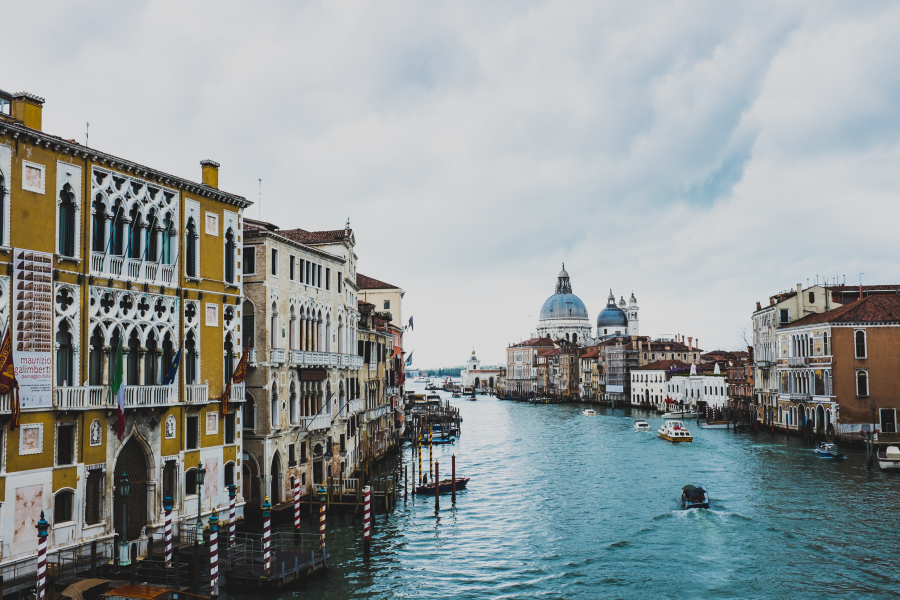
#> input picture Venice_1.jpg, 1800 x 1200 px, found by its file name (shown at 1/2 size)
$ jupyter execute '2_Get image dominant colors using clustering.ipynb'
#> lines starting #> are read from the running program, lines starting #| are printed output that depends on the picture
[cell 1]
from sklearn.cluster import KMeans
from collections import Counter
from matplotlib import pyplot as plt
import cv2

[cell 2]
# clusting the different pixel colors, rgb to hex
def rgb2hex(rgb):
    hex = "#{:02x}{:02x}{:02x}".format(int(rgb[0]), int(rgb[1]), int(rgb[2]))
    return hex

print(rgb2hex([255,0,0]))

[cell 3]
def plot_image_info(path, k=10):
    #load image
#> called with path = 'data/Venice_1.jpg', k = 5
    img_bgr = cv2.imread(path)
#> img_bgr is the input picture: shape (1200, 1800, 3); mean B, G, R 152.6, 152, 144.9
    img_rgb = cv2.cvtColor(img_bgr, cv2.COLOR_BGR2RGB)

    # resize image to speed up processing time
    resized_img_rgb = cv2.resize(img_rgb, (64, 64), interpolation=cv2.INTER_AREA)
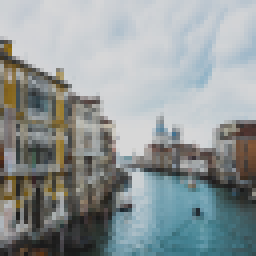
#> resized_img_rgb: shape (64, 64, 3) (shown 4 times larger); mean R, G, B 144.9, 152, 152.6

    #reshape the image to be a list of pixels
    img_list = resized_img_rgb.reshape((resized_img_rgb.shape[0] * resized_img_rgb.shape[1], 3))

    #cluster the pixels and assign labels
    clt = KMeans(n_clusters=k)
    labels = clt.fit_predict(img_list)
#> labels = 4096 values, max 4 at index 642, min 0 at index 704, mean 1.67

    # count labels to find most popular
    label_counts = Counter(labels)
#> label_counts = {1: 1849, 2: 632, 4: 620, 0: 583, 3: 412}
    total_count = sum(label_counts.values())
#> total_count = 4096

    # subset out most popular centroid
    center_colors = list(clt.cluster_centers_)
    ordered_colors = [center_colors[i]/255 for i in label_counts.keys()]
#> ordered_colors = [[0.784, 0.806, 0.824], [0.351, 0.343, 0.301], [0.413, 0.477, 0.476], [0.548, 0.617, 0.634], [0.196, 0.19, 0.179]]
    color_labels = [rgb2hex(ordered_colors[i]*255) for i in label_counts.keys()]
#> color_labels = ['#59574c', '#697979', '#31302d', '#c7cdd1', '#8b9da1']

    #print(label_counts.values())
    #print(color_labels)

    # plots
    plt.figure(figsize=(14, 8))
    plt.subplot(221)
    plt.imshow(img_rgb)
    plt.axis('off')

    plt.subplot(222)
    plt.pie(label_counts.values(),labels=color_labels, colors=ordered_colors, startangle=90, shadow=1, autopct='%1.1f%%')
    plt.axis('equal')
    plt.show()
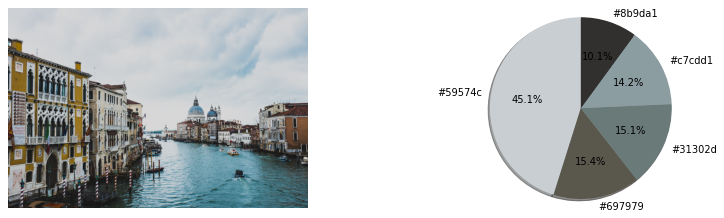
#> figure drawn by matplotlib, 2 panels

[cell 4]
#plot image with k = 5
plot_image_info('data/Venice_1.jpg',5)

[cell 5]
#plot image with k = 10 (default)
plot_image_info('data/Venice_2.jpg')
#> call 2 of plot_image_info, with path = 'data/Venice_2.jpg', k = 10
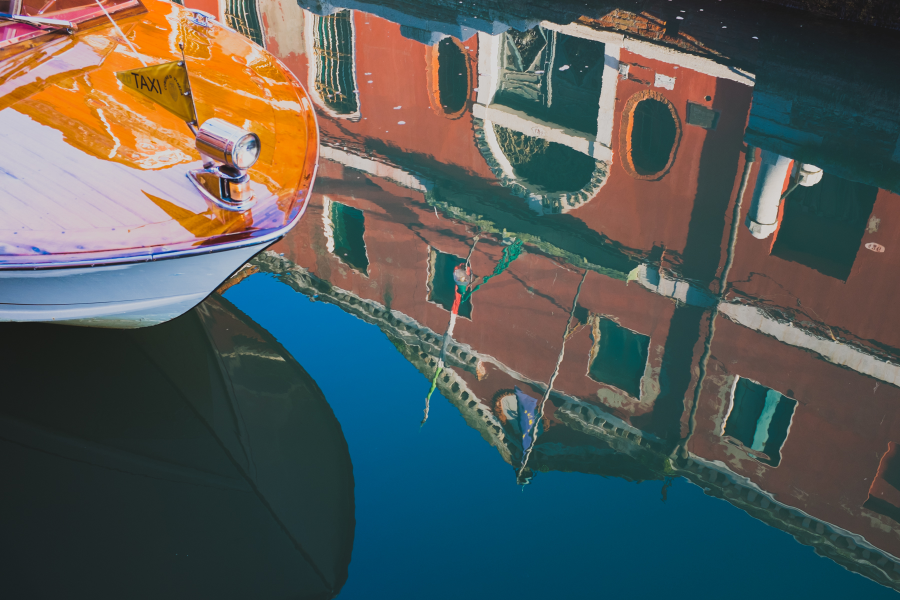
#> input picture Venice_2.jpg, 1800 x 1200 px, found by its file name (shown at 1/2 size)
#> in plot_image_info, img_bgr is the input picture: shape (1200, 1800, 3); mean B, G, R 88, 90.8, 84.6
#> in plot_image_info (call 2), `resized_img_rgb = cv2.resize(img_rgb, (64, 64), interpolation=cv2.INTE..`:
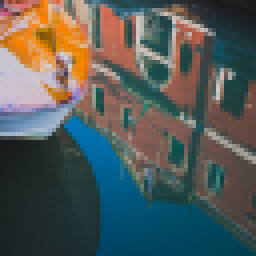
#> resized_img_rgb: shape (64, 64, 3) (shown 4 times larger); mean R, G, B 84.6, 90.8, 88
#> in plot_image_info (call 2), `labels = clt.fit_predict(img_list)`: labels = 4096 values, max 9 at index 27, min 0 at index 29, mean 3.98
#> in plot_image_info (call 2), `label_counts = Counter(labels)`: label_counts = 10 items
#> in plot_image_info (call 2), `ordered_colors = [center_colors[i]/255 for i in label_counts.keys()]`: ordered_colors = [[0.313, 0.297, 0.278], [0.54, 0.385, 0.331], [0.799, 0.512, 0.37], [0.88, 0.507, 0.0831], [0.534, 0.559, 0.6], [0.343, 0.418, 0.402], [0.772, 0.72, 0.738], [0.0409, 0.291, 0.367], [0.124, 0.188, 0.188], [0.0104, 0.391, 0.583]]
#> in plot_image_info (call 2), `color_labels = [rgb2hex(ordered_colors[i]*255) for i in label_counts.k..`: color_labels = ['#576a66', '#896254', '#cb825e', '#888e99', '#c4b7bc', '#1f2f2f', '#0a4a5d', '#026394', '#4f4b46', '#e08115']
#> in plot_image_info (call 2), `plt.show()`:
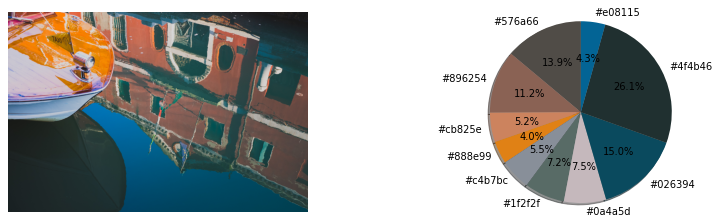
#> figure drawn by matplotlib, 2 panels

[cell 6]
#plot image with k = 20
plot_image_info('data/Cinque_Terre_1.jpg',20)
#> call 3 of plot_image_info, with path = 'data/Cinque_Terre_1.jpg', k = 20
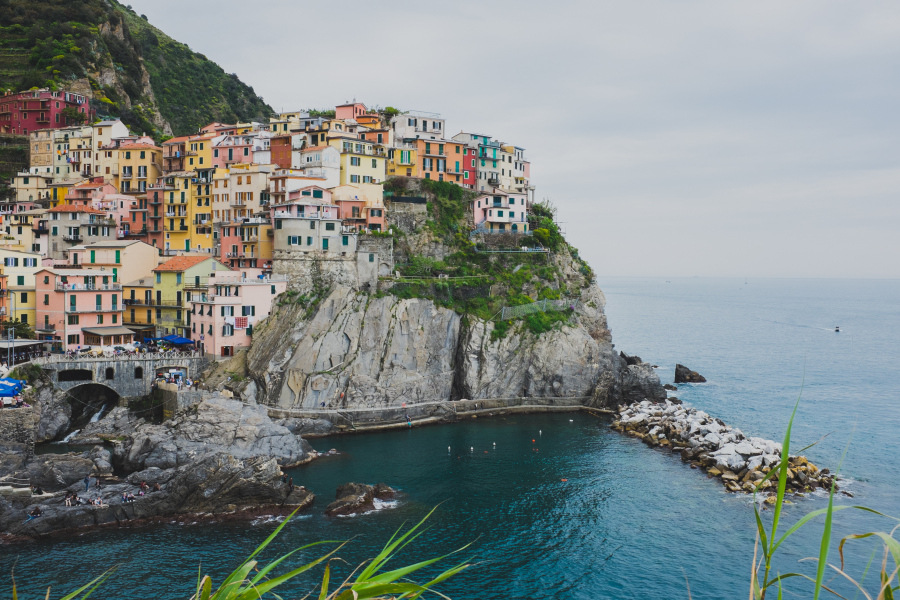
#> input picture Cinque_Terre_1.jpg, 1800 x 1200 px, found by its file name (shown at 1/2 size)
#> in plot_image_info, img_bgr is the input picture: shape (1200, 1800, 3); mean B, G, R 133.4, 134.5, 125.5
#> in plot_image_info (call 3), `resized_img_rgb = cv2.resize(img_rgb, (64, 64), interpolation=cv2.INTE..`:
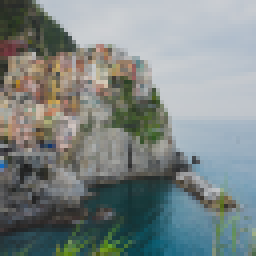
#> resized_img_rgb: shape (64, 64, 3) (shown 4 times larger); mean R, G, B 125.5, 134.5, 133.4
#> in plot_image_info (call 3), `labels = clt.fit_predict(img_list)`: labels = 4096 values, max 19 at index 793, min 0 at index 8, mean 6.99
#> in plot_image_info (call 3), `label_counts = Counter(labels)`: label_counts = 20 items
#> in plot_image_info (call 3), `ordered_colors = [center_colors[i]/255 for i in label_counts.keys()]`: ordered_colors = 20 items, first 6: [0.179, 0.193, 0.174], [0.249, 0.275, 0.232], [0.468, 0.482, 0.453], [0.645, 0.71, 0.76], [0.757, 0.781, 0.806], [0.33, 0.328, 0.299]
#> in plot_image_info (call 3), `color_labels = [rgb2hex(ordered_colors[i]*255) for i in label_counts.k..`: color_labels = ['#9d9c96', '#b5ada3', '#2d312c', '#8b8a85', '#3f463b', '#63655f', '#4e7f92', '#88a5b7', '#54534c', '#1f3b3d', '#a4b5c1', '#ac9276', '#7f6b56', '#2d6b81', '#537031', '#c1c7cd', '#6d8f9e', '#777a73', '#204a54', '#977d65']
#> in plot_image_info (call 3), `plt.show()`:
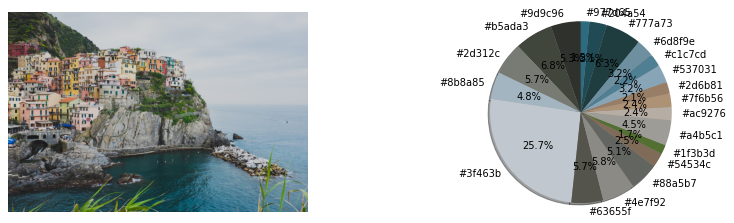
#> figure drawn by matplotlib, 2 panels
